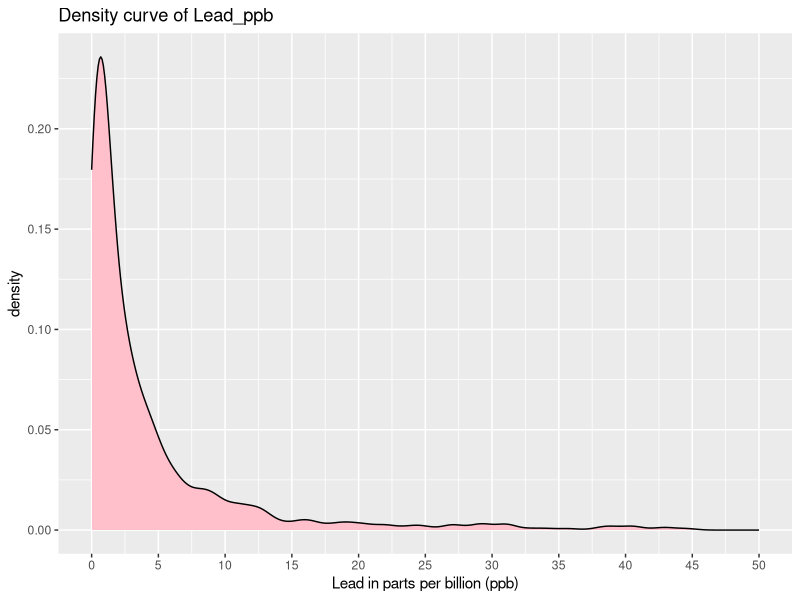
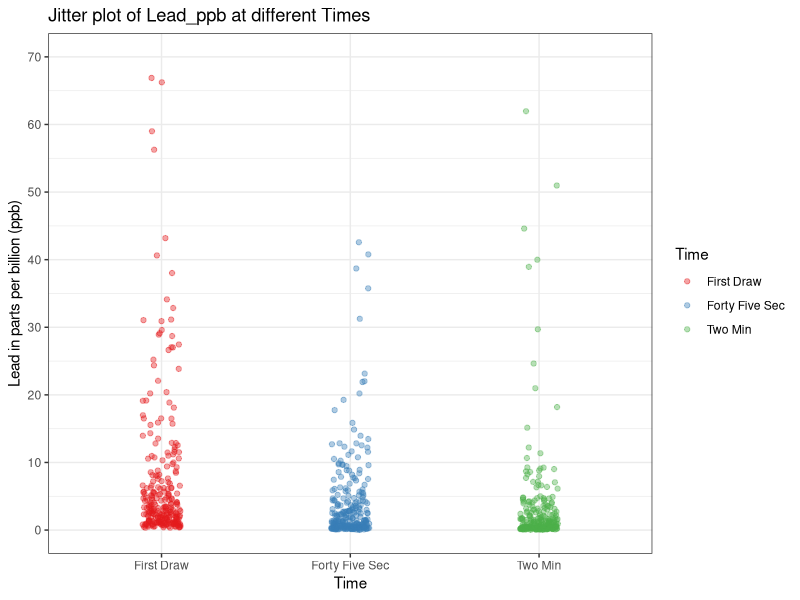
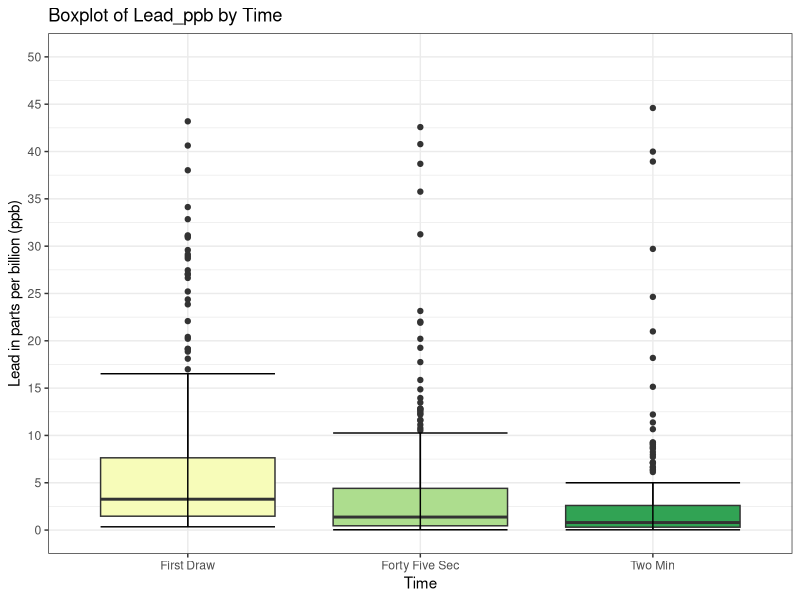
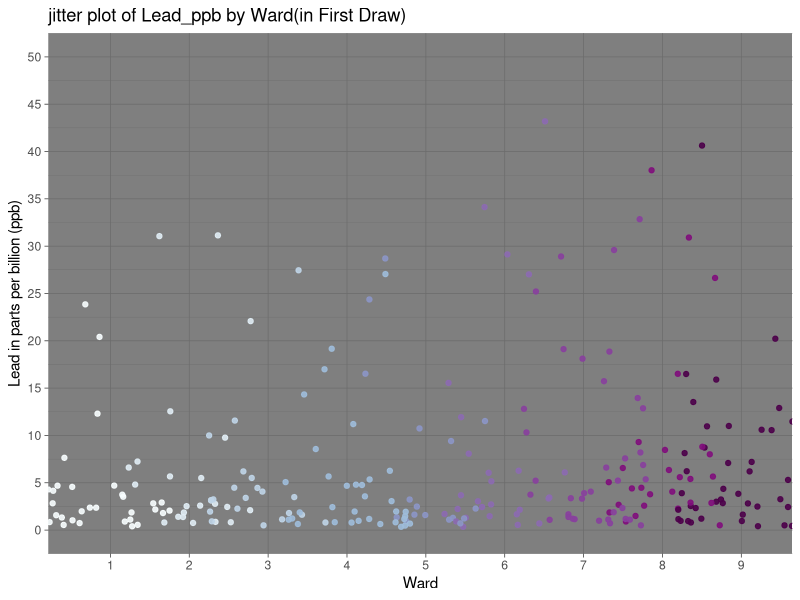
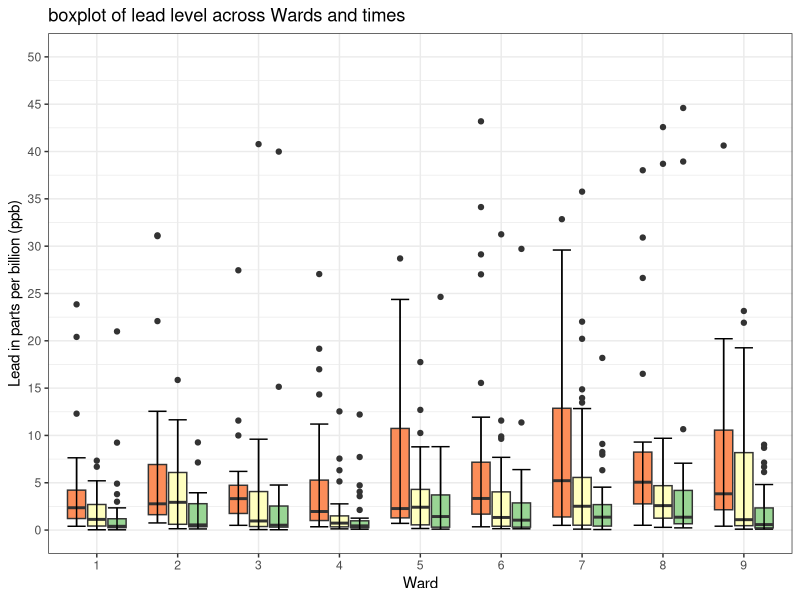

Source code (R) for these figures, in order:
## ---- chunk 1
library(tidyverse)
## ---- chunk 2
library(readxl)
Flint = read_excel("Flint.xlsx")
# Note, your data file should be saved in the same folder as your RMarkdown. 
# Also match the name of the data reference above with the name of the data file. For example, it might save as Flint.xlsx, or Flint_1_.xlsx or something else.
## ---- chunk 3
Flint$Ward = as.character(Flint$Ward)

#View(Flint)

## ---- chunk 4
ggplot(data=Flint, aes(x=Lead_ppb))+
  geom_density(fill="pink")+
  labs(title="Density curve of Lead_ppb", x="Lead in parts per billion (ppb)")+
  scale_x_continuous(breaks = seq(0,50,5), limits = c(0,50))
## ---- chunk 5
summary(Flint$Lead_ppb)
## ---- chunk 6
ggplot(data=Flint, aes(x=Time, y=Lead_ppb, color=Time))+
  geom_jitter(width=0.1, alpha=0.4)+
  scale_color_brewer(palette="Set1")+
  scale_y_continuous(breaks = seq(0,70,10), limits = c(0,70))+
  theme_bw()+
  labs(title="Jitter plot of Lead_ppb at different Times", y="Lead in parts per billion (ppb)")
  
## ---- chunk 7
Flint |>
  group_by(Time) |>
  summarise(Median_Lead_Level = round(median(Lead_ppb), digits = 3),
            Mean_Lead_Level = round(mean(Lead_ppb), digits = 3),
            Lead_above5 = round(mean(Lead_ppb>5), digits = 3),
            Lead_above15=round(mean(Lead_ppb>15),digits = 3))

## ---- chunk 8
ggplot(data=Flint, aes(x=Time, y=Lead_ppb, fill=Time))+
  geom_boxplot()+
  stat_boxplot(geom = "errorbar") +
  scale_fill_brewer(palette = "YlGn")+
  scale_y_continuous(breaks = seq(0,50,5),limits = c(0,50))+
  theme_bw()+
  theme(legend.position = "none")+
  labs(title="Boxplot of Lead_ppb by Time", y="Lead in parts per billion (ppb)")
## ---- chunk 9
Flint |>
  filter(Time=="First Draw") |>
  group_by(Ward) |>
  summarise(Median_Lead_Level=round(median(Lead_ppb), digits = 3),
            Mean_Lead_Level=round(mean(Lead_ppb), digits = 3),
            Proportion_above5=round(mean(Lead_ppb>5), digits = 3),
            Proportion_above15=round(mean(Lead_ppb>15), digits = 3))
## ---- chunk 10
Flint |>
  filter(Time=="First Draw") |>
  ggplot(aes(x=Ward, y=Lead_ppb, color=Ward))+
  geom_jitter(width=0.8, alpha=0.9)+
  scale_color_brewer(palette="BuPu")+
  scale_y_continuous(breaks = seq(0,50,5),limits=c(0,50))+
  theme_dark()+
  theme(legend.position = "none")+
  labs(title = "jitter plot of Lead_ppb by Ward(in First Draw)", y="Lead in parts per billion (ppb)")
## ---- chunk 11
ggplot(data=Flint, aes(x=Ward, y=Lead_ppb, fill=Time))+
  geom_boxplot()+
  stat_boxplot(geom = "errorbar")+
  scale_fill_brewer(palette="Spectral")+
  scale_y_continuous(breaks = seq(0,50,5), limits = c(0,50))+
  labs(title = "boxplot of lead level across Wards and times", y="Lead in parts per billion (ppb)")+
  theme_bw()+
  theme(legend.position = "none")
